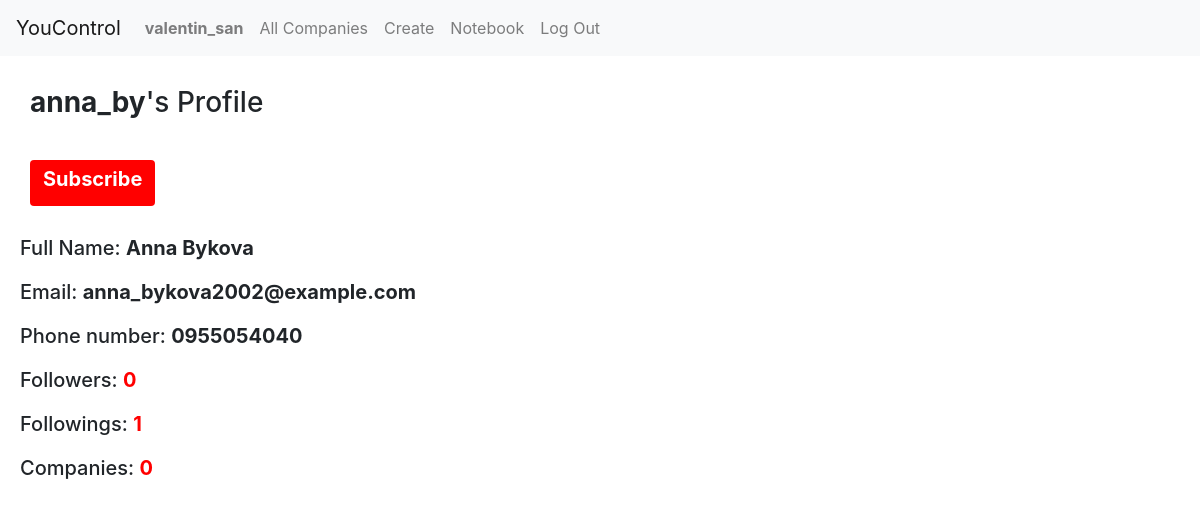
The app's page /profile/2 (signed in) with its own data.
### YouControl/models.py (models this page shows, shortened)
class User(AbstractUser):
    fullname = models.CharField(max_length=128)
    tel_number = PhoneNumberField(unique = True, null = False, blank = False)

### YouControl/views.py (the view)
# urls.py: path("profile/<int:pk>", views.profile, name="profile"),
def profile(request, pk):
    author = User.objects.get(pk=pk)
    posts = Post.objects.filter(post_author=author).order_by("-post_date")
    try:
        subscribed = Follower.objects.get(follower=request.user, following=author)
    except Follower.DoesNotExist:
        subscribed = None;
    paginator = Paginator(posts, 10) # Show 10 contacts per page.
    page_number = request.GET.get('page')
    page_obj = paginator.get_page(page_number)
    return render(request, "YouControl/profile.html", {
        "author": author,
        "followers": Follower.objects.filter(following=author).count(),
        "followings": Follower.objects.filter(follower=author).count(),
        "posts": posts,
        "posts_count": posts.count(),
        "subscribed":  subscribed,
        "page_obj": page_obj
    })

### YouControl/templates/YouControl/profile.html (shortened to what this page needs)
{% extends "YouControl/layout.html" %}
{% block body %}
    <div id="profile">
        <div class="profile-title">
            <h3><strong>{{ author.username }}</strong>'s Profile</h3>
        </div>
        {% if user.username != author.username %}
            {% if subscribed == None %}
                <div class="margin-20">
                    <button class="btn up" id="subscribe" data-user="{{author.id}}">
                        <h5>
                            <strong>Subscribe</strong>
                        </h5>
                    </button>
                </div>
            {% endif %}
        {% endif %}
        <div class="margin-20">
            <h5>
                Full Name:
                <strong >{{ author.fullname }}</strong>
            </h5>
        </div>
        <div class="margin-20">
            <h5>
                Email:
                <strong >{{ author.email }}</strong>
            </h5>
        </div>
        <div class="margin-20">
            <h5>
                Phone number:
                <strong >{{ author.tel_number }}</strong>
            </h5>
        </div>
        <div class="margin-20">
            <h5>
                Followers:
                <strong class="count" id="followers">{{ followers }}</strong>
            </h5>
        </div>
        <div class="margin-20">
            <h5>
                Followings:
                <strong class="count" id="followings">{{ followings }}</strong>
            </h5>
        </div>
        <div class="margin-20">
            <h5>
                Companies:
                <strong class="count">{{ posts_count }}</strong>
            </h5>
        </div>
        <div class="pagination">
            <nav aria-label="Page navigation example">
            </nav>
        </div>
    </div>
{% endblock %}

### YouControl/templates/YouControl/layout.html (shortened to what this page needs)
{% load static %}
<!DOCTYPE html>
<html lang="en">
    <head>
        <link rel="stylesheet" href="https://stackpath.bootstrapcdn.com/bootstrap/4.4.1/css/bootstrap.min.css">
        <link rel="stylesheet" href="https://cdnjs.cloudflare.com/ajax/libs/font-awesome/4.7.0/css/font-awesome.min.css">
        <link href='https://use.fontawesome.com/releases/v5.8.2/css/all.css' rel='stylesheet'/>
        <link href="{% static 'YouControl/styles.css' %}" rel="stylesheet">
    </head>
    <body>
        <nav class="navbar navbar-expand-lg navbar-light bg-light">
            <a class="navbar-brand" href="#">YouControl</a>
            <div>
              <ul class="navbar-nav mr-auto">
                {% if user.is_authenticated %}
                    <li class="nav-item">
                        <a class="nav-link" href="{% url 'profile' user.id %}"><strong>{{ user.username }}</strong></a>
                    </li>
                {% endif %}
                <li class="nav-item">
                  <a class="nav-link" href="{% url 'index' %}">All Companies</a>
                </li>
                {% if user.is_authenticated %}
                    <li class="nav-item">
                        <a class="nav-link" href="{% url 'create' %}">Create</a>
                    </li>
                    <li class="nav-item">
                        <a class="nav-link" href="{% url 'following' %}">Notebook</a>
                    </li>
                    <li class="nav-item">
                        <a class="nav-link" href="{% url 'logout' %}">Log Out</a>
                    </li>
                {% endif %}
              </ul>
            </div>
          </nav>
        <div class="body">
            {% block body %}
            {% endblock %}
        </div>
    </body>
</html>

### YouControl/static/YouControl/styles.css (style rules this page uses)
.btn { margin: 10px; }
.up { background-color: red; color: white; }
.profile-title { margin: 30px; }
.count { color: red; }
.margin-20 { margin: 20px; }
.pagination { margin: 20px; }

### records on screen
User: username "valentin_san"
User: username "anna_by", fullname "Anna Bykova", email "anna_bykova2002@example.com", tel_number "0955054040"

### other values on screen
{{ followers }} "0"
{{ followings }} "1"
{{ posts_count }} "0"
